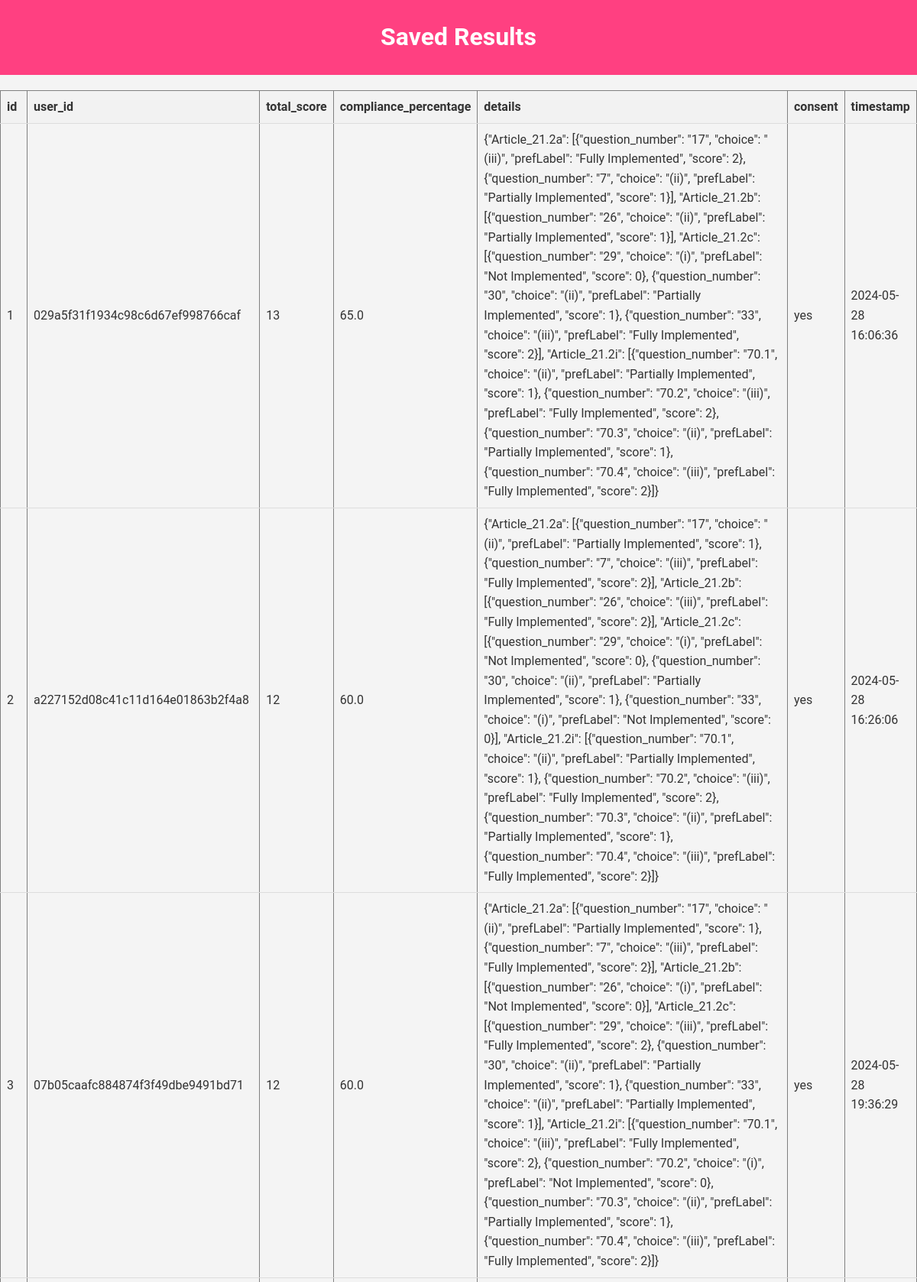
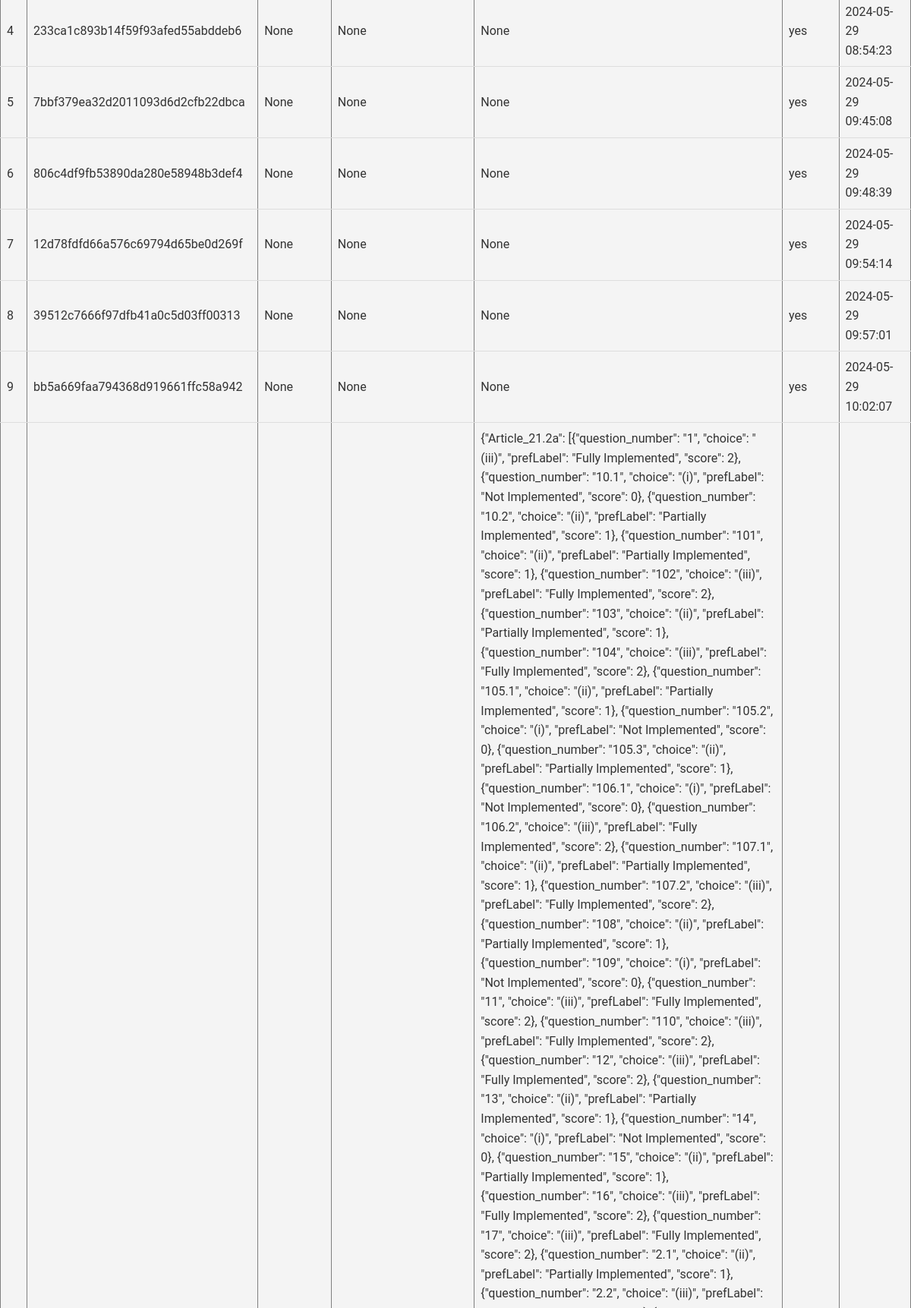
/view_results (upper part), run on the app's committed database (2 pictures, top to bottom).
### tables this page shows
CREATE TABLE results (
            id INTEGER PRIMARY KEY AUTOINCREMENT,
            user_id TEXT,
            total_score INTEGER,
            compliance_percentage REAL,
            details TEXT,
            consent TEXT,
            timestamp DATETIME DEFAULT CURRENT_TIMESTAMP
        );

### main.py (the view)
@app.route('/view_results')
def view_results():
    conn = sqlite3.connect('assessment_results.db')
    c = conn.cursor()
    c.execute('SELECT * FROM results')
    results = c.fetchall()
    column_names = [description[0] for description in c.description]
    conn.close()
    return render_template('view_results.html', results=results, column_names=column_names)

### templates/view_results.html (shortened to what this page needs)
<!DOCTYPE html>
<html lang="en">
<head>
    <link rel="stylesheet" href="/static/style.css">
</head>
<body>
    <div class="welcome-header-container">
        <h1 class="welcome-header">Saved Results</h1>
    </div>
    <table border="1">
        <thead>
            <tr>
                {% for col_name in column_names %}
                <th>{{ col_name }}</th>
                {% endfor %}
            </tr>
        </thead>
        <tbody>
            {% for result in results %}
            <tr>
                {% for value in result %}
                <td>{{ value }}</td>
                {% endfor %}
            </tr>
            {% endfor %}
        </tbody>
    </table>
</body>
</html>

### static/style.css (style rules this page uses)
body { font-family: Roboto, sans-serif; line-height: 1.6; margin: 0; padding: 0; background-color: #f4f4f4; color: #333; }
h1 { background-color: #ff4081; color: #fff; text-align: center; padding: 1px 0; }
.welcome-header-container { background-color: #ff4081; padding: 1px 0; text-align: center; margin-bottom: 20px; }
table { width: 100%; border-collapse: collapse; margin-bottom: 20px; }
th, td { padding: 8px; text-align: left; border-bottom: 1px solid #ddd; }
th { background-color: #f2f2f2; }

### data on the page
results: result "1" "13", user "029a5f31f1934c98c6d67ef998766caf", compliance_percentage "65.0", details "{\"Article_21.2a\": [{\"question_number\": \"17\", \"choice\": \"(iii)\", \"prefLabel\": \"Fully Implemented\", \"score\": 2}, {\"question_number\": \"7\", \"choice\": \"(ii)\", \"prefLabel\": \"Partially Implemented\", \"score\": 1}], \"Article_21.2b\": [{\"question_number\": \"26\", \"choice\": \"(ii)\", \"prefLabel\": \"Partially Implemented\", \"score\": 1}], \"Article_21.2c\": [{\"question_number\": \"29\", \"choice\": \"(i)\", \"prefLabel\": \"Not Implemented\", \"score\": 0}, {\"question_number\": \"30\", \"choice\": \"(ii)\", \"prefLabel\": \"Partially Implemented\", \"score\": 1}, {\"question_number\": \"33\", \"choice\": \"(iii)\", \"prefLabel\": \"Fully Implemented\", \"score\": 2}], \"Article_21.2i\": [{\"question_number\": \"70.1\", \"choice\": \"(ii)\", \"prefLabel\":…", consent "yes", timestamp "2024-05-28 16:06:36"
results: result "2" "12", user "a227152d08c41c11d164e01863b2f4a8", compliance_percentage "60.0", details "{\"Article_21.2a\": [{\"question_number\": \"17\", \"choice\": \"(ii)\", \"prefLabel\": \"Partially Implemented\", \"score\": 1}, {\"question_number\": \"7\", \"choice\": \"(iii)\", \"prefLabel\": \"Fully Implemented\", \"score\": 2}], \"Article_21.2b\": [{\"question_number\": \"26\", \"choice\": \"(iii)\", \"prefLabel\": \"Fully Implemented\", \"score\": 2}], \"Article_21.2c\": [{\"question_number\": \"29\", \"choice\": \"(i)\", \"prefLabel\": \"Not Implemented\", \"score\": 0}, {\"question_number\": \"30\", \"choice\": \"(ii)\", \"prefLabel\": \"Partially Implemented\", \"score\": 1}, {\"question_number\": \"33\", \"choice\": \"(i)\", \"prefLabel\": \"Not Implemented\", \"score\": 0}], \"Article_21.2i\": [{\"question_number\": \"70.1\", \"choice\": \"(ii)\", \"prefLabel\": \"Partially…", consent "yes", timestamp "2024-05-28 16:26:06"
results: result "3" "12", user "07b05caafc884874f3f49dbe9491bd71", compliance_percentage "60.0", details "{\"Article_21.2a\": [{\"question_number\": \"17\", \"choice\": \"(ii)\", \"prefLabel\": \"Partially Implemented\", \"score\": 1}, {\"question_number\": \"7\", \"choice\": \"(iii)\", \"prefLabel\": \"Fully Implemented\", \"score\": 2}], \"Article_21.2b\": [{\"question_number\": \"26\", \"choice\": \"(i)\", \"prefLabel\": \"Not Implemented\", \"score\": 0}], \"Article_21.2c\": [{\"question_number\": \"29\", \"choice\": \"(iii)\", \"prefLabel\": \"Fully Implemented\", \"score\": 2}, {\"question_number\": \"30\", \"choice\": \"(ii)\", \"prefLabel\": \"Partially Implemented\", \"score\": 1}, {\"question_number\": \"33\", \"choice\": \"(ii)\", \"prefLabel\": \"Partially Implemented\", \"score\": 1}], \"Article_21.2i\": [{\"question_number\": \"70.1\", \"choice\": \"(iii)\", \"prefLabel\": \"Fully…", consent "yes", timestamp "2024-05-28 19:36:29"
results: result "4" "None" "None" "None", user "233ca1c893b14f59f93afed55abddeb6", consent "yes", timestamp "2024-05-29 08:54:23"
results: result "5" "None" "None" "None", user "7bbf379ea32d2011093d6d2cfb22dbca", consent "yes", timestamp "2024-05-29 09:45:08"
results: result "6" "None" "None" "None", user "806c4df9fb53890da280e58948b3def4", consent "yes", timestamp "2024-05-29 09:48:39"
results: result "7" "None" "None" "None", user "12d78fdfd66a576c69794d65be0d269f", consent "yes", timestamp "2024-05-29 09:54:14"
results: result "8" "None" "None" "None", user "39512c7666f97dfb41a0c5d03ff00313", consent "yes", timestamp "2024-05-29 09:57:01"
results: result "9" "None" "None" "None", user "bb5a669faa794368d919661ffc58a942", consent "yes", timestamp "2024-05-29 10:02:07"

### other printed values
{{ col_name }} "id" "user_id" "total_score" "compliance_percentage" "details" "consent" "timestamp"
